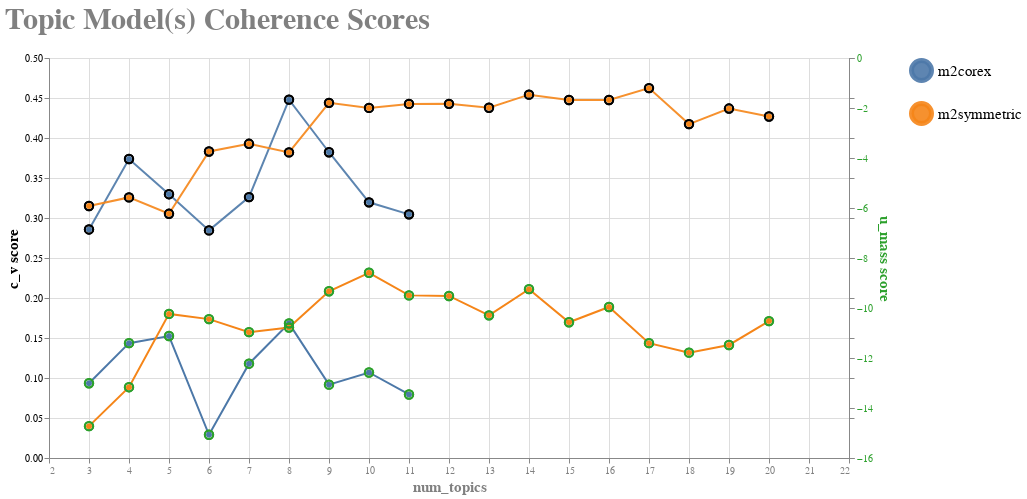

The cell this chart's notebook holds for it:
### Code cell
comp_coherence_chart

### Figure 1 — Vega-Lite specification as saved in the notebook (floating-point values rounded to 4 significant figures)
{"config": {"view": {"continuousWidth": 300, "continuousHeight": 300}, "axis": {"titleFont": "Courier", "titleFontSize": 15}, "axisBottom": {"labelColor": "gray", "titleColor": "gray", "titleFont": "Courier"}, "axisLeft": {"labelColor": "black", "titleColor": "black", "titleFont": "Courier"}, "axisRight": {"labelColor": "#2ca02c", "titleColor": "#2ca02c", "titleFont": "Courier"}, "legend": {"labelFont": "Courier", "labelFontSize": 15, "labelOverlap": false, "symbolSize": 400, "symbolStrokeWidth": 5, "title": null, "titleFontSize": 15}, "title": {"anchor": "start", "color": "gray", "font": "Courier", "fontSize": 30}}, "layer": [{"mark": {"type": "line"}, "encoding": {"color": {"field": "model_name", "type": "nominal"}}, "transform": [{"fold": ["c_v", "u_mass"], "as": ["Measure", "Value"]}]}, {"mark": {"type": "line", "opacity": 0.9, "point": true}, "encoding": {"color": {"field": "model_name", "type": "nominal"}, "tooltip": [{"field": "c_v", "type": "quantitative"}, {"field": "model_name", "type": "nominal"}, {"field": "num_topics", "type": "quantitative"}], "x": {"field": "num_topics", "type": "quantitative"}, "y": {"field": "c_v", "title": "c_v score", "type": "quantitative"}}, "transform": [{"fold": ["c_v", "u_mass"], "as": ["Measure", "Value"]}]}, {"mark": {"type": "line", "opacity": 1, "point": true}, "encoding": {"color": {"field": "model_name", "type": "nominal"}, "tooltip": [{"field": "u_mass", "type": "quantitative"}, {"field": "model_name", "type": "nominal"}, {"field": "num_topics", "type": "quantitative"}], "x": {"field": "num_topics", "type": "quantitative"}, "y": {"field": "u_mass", "title": "u_mass score", "type": "quantitative"}}, "transform": [{"fold": ["c_v", "u_mass"], "as": ["Measure", "Value"]}]}, {"mark": {"type": "circle", "fillOpacity": 0, "size": 70, "stroke": "#2ca02c"}, "encoding": {"color": {"field": "model_name", "type": "nominal"}, "tooltip": [{"field": "u_mass", "type": "quantitative"}, {"field": "model_name", "type": "nominal"}, {"field": "num_topics", "type": "quantitative"}], "x": {"field": "num_topics", "type": "quantitative"}, "y": {"axis": {"labels": false}, "field": "u_mass", "title": "", "type": "quantitative"}}, "transform": [{"fold": ["c_v", "u_mass"], "as": ["Measure", "Value"]}]}, {"mark": {"type": "circle", "fillOpacity": 0, "size": 70, "stroke": "black"}, "encoding": {"color": {"field": "model_name", "type": "nominal"}, "tooltip": [{"field": "c_v", "type": "quantitative"}, {"field": "model_name", "type": "nominal"}, {"field": "num_topics", "type": "quantitative"}], "x": {"field": "num_topics", "scale": {"domain": [2, 20.9]}, "type": "quantitative"}, "y": {"axis": {"labels": false}, "field": "c_v", "title": "", "type": "quantitative"}}, "transform": [{"fold": ["c_v", "u_mass"], "as": ["Measure", "Value"]}]}], "data": {"name": "data-5d352d2ae8b02f0109d1e69dcd28ce73"}, "height": 400, "resolve": {"scale": {"y": "independent"}}, "title": {"text": ["Topic Model(s) Coherence Scores"], "subtitle": [""]}, "width": 800, "$schema": "https://vega.github.io/schema/vega-lite/v5.8.0.json", "datasets": {"data-5d352d2ae8b02f0109d1e69dcd28ce73": [{"c_v": 0.2857, "u_mass": -13.01, "num_topics": 3, "model_name": "m2corex"}, {"c_v": 0.3738, "u_mass": -11.41, "num_topics": 4, "model_name": "m2corex"}, {"c_v": 0.3298, "u_mass": -11.12, "num_topics": 5, "model_name": "m2corex"}, {"c_v": 0.2845, "u_mass": -15.07, "num_topics": 6, "model_name": "m2corex"}, {"c_v": 0.3261, "u_mass": -12.23, "num_topics": 7, "model_name": "m2corex"}, {"c_v": 0.4479, "u_mass": -10.61, "num_topics": 8, "model_name": "m2corex"}, {"c_v": 0.3822, "u_mass": -13.07, "num_topics": 9, "model_name": "m2corex"}, {"c_v": 0.3196, "u_mass": -12.58, "num_topics": 10, "model_name": "m2corex"}, {"c_v": 0.3046, "u_mass": -13.46, "num_topics": 11, "model_name": "m2corex"}, {"c_v": 0.315, "u_mass": -14.73, "num_topics": 3, "model_name": "m2symmetric"}, {"c_v": 0.3257, "u_mass": -13.17, "num_topics": 4, "model_name": "m2symmetric"}, {"c_v": 0.3053, "u_mass": -10.24, "num_topics": 5, "model_name": "m2symmetric"}, {"c_v": 0.3831, "u_mass": -10.44, "num_topics": 6, "model_name": "m2symmetric"}, {"c_v": 0.3928, "u_mass": -10.97, "num_topics": 7, "model_name": "m2symmetric"}, {"c_v": 0.382, "u_mass": -10.78, "num_topics": 8, "model_name": "m2symmetric"}, {"c_v": 0.444, "u_mass": -9.329, "num_topics": 9, "model_name": "m2symmetric"}, {"c_v": 0.4376, "u_mass": -8.59, "num_topics": 10, "model_name": "m2symmetric"}, {"c_v": 0.4426, "u_mass": -9.495, "num_topics": 11, "model_name": "m2symmetric"}, {"c_v": 0.4427, "u_mass": -9.519, "num_topics": 12, "model_name": "m2symmetric"}, {"c_v": 0.4378, "u_mass": -10.29, "num_topics": 13, "model_name": "m2symmetric"}, {"c_v": 0.4542, "u_mass": -9.247, "num_topics": 14, "model_name": "m2symmetric"}, {"c_v": 0.4475, "u_mass": -10.57, "num_topics": 15, "model_name": "m2symmetric"}, {"c_v": 0.4475, "u_mass": -9.961, "num_topics": 16, "model_name": "m2symmetric"}, {"c_v": 0.4624, "u_mass": -11.41, "num_topics": 17, "model_name": "m2symmetric"}, {"c_v": 0.4174, "u_mass": -11.79, "num_topics": 18, "model_name": "m2symmetric"}, {"c_v": 0.4368, "u_mass": -11.48, "num_topics": 19, "model_name": "m2symmetric"}, {"c_v": 0.4268, "u_mass": -10.52, "num_topics": 20, "model_name": "m2symmetric"}]}}
